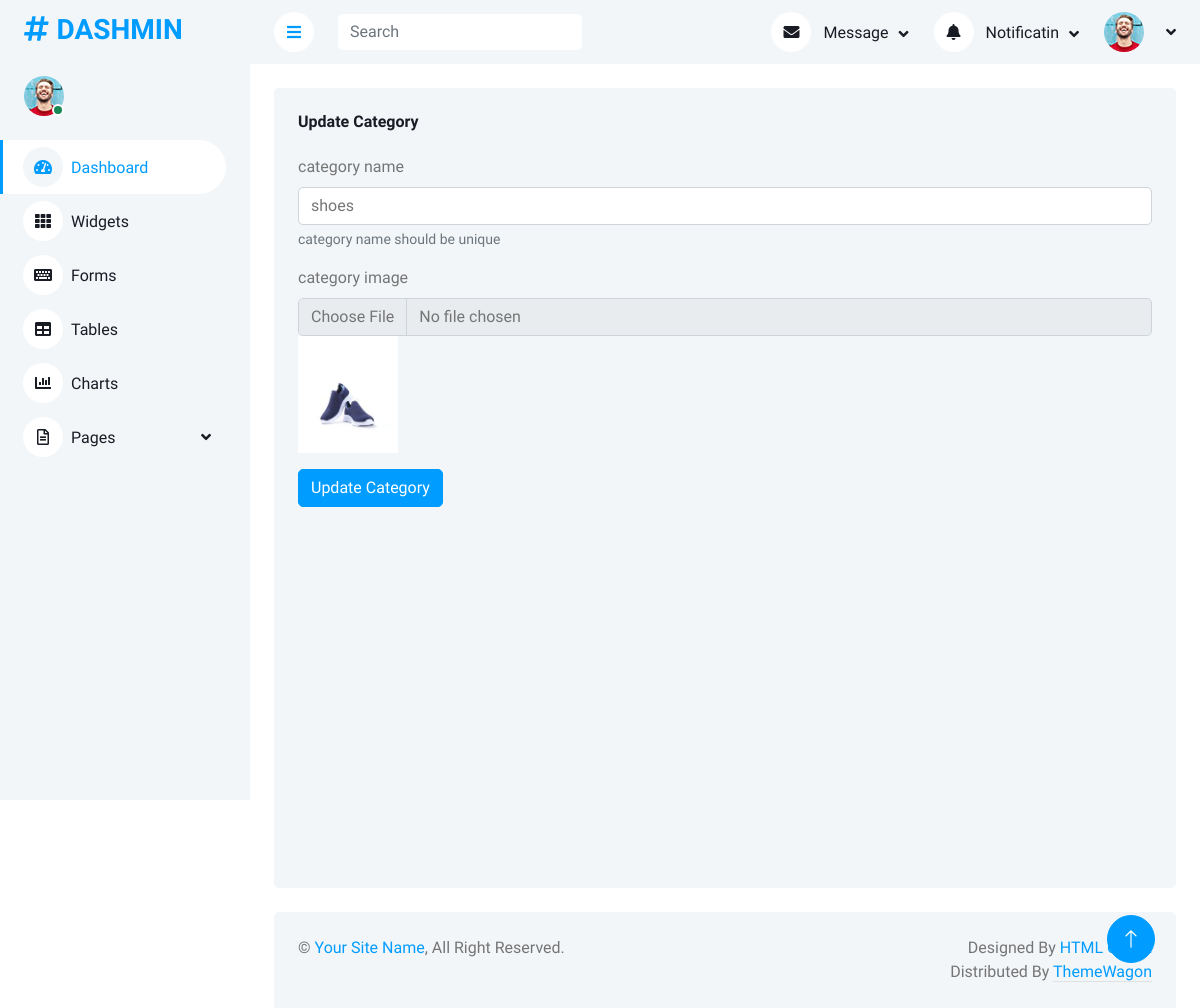
The app's page /updatecategory.php?catId=3 with its own data.
### tables this page shows
CREATE TABLE `category` (
  `id` int(11) NOT NULL,
  `cat_name` varchar(250) NOT NULL,
  `cat_image` varchar(250) NOT NULL
);

### updatecategory.php (the view, shortened to what this page needs)
<?php
include('header.php');
if(isset($_GET['catId'])){
    $catId = $_GET['catId'];
    $query = $pdo ->prepare('select * from category where id = :cid');
    $query -> bindParam("cid",$catId);
    $query -> execute();
    $row = $query -> fetch(PDO::FETCH_ASSOC);
}
?>
<div class="container-fluid pt-4 px-4">
    <div class="row vh-100 bg-light rounded align-items-center justify-content-center mx-0">
        <div class="bg-light rounded h-100 p-4">
            <h6 class="mb-4 text-capitalize">Update category</h6>
            <form method="post" enctype="multipart/form-data">
                <div class="mb-3">
                    <label for="exampleInputEmail1" class="form-label">category name</label>
                    <input type="text" class="form-control" name="catName" value="<?php echo $row['cat_name']?>">
                    <div id="emailHelp" class="form-text">category name should be unique
                    </div>
                </div>
                <div class="mb-3">
                    <label for="exampleInputPassword1" class="form-label">category image</label>
                    <input type="file" class="form-control" name="catImage">
                    <img src="img/category/<?php echo $row ['cat_image']?>" width="100" alt="">
                </div>
                <button type="submit" class="btn btn-primary" name="updateCategory">Update Category</button>
            </form>
        </div>
    </div>
</div>
<?php
include('footer.php');
?>

### css/style.css (style rules this page uses)
:root { --primary: #009CFF; --light: #F3F6F9; --dark: #191C24; }
.btn { transition: .5s; }
.btn.btn-primary { color: #FFFFFF; }

### records on screen
category: catName "shoes", cat_image (picture)
